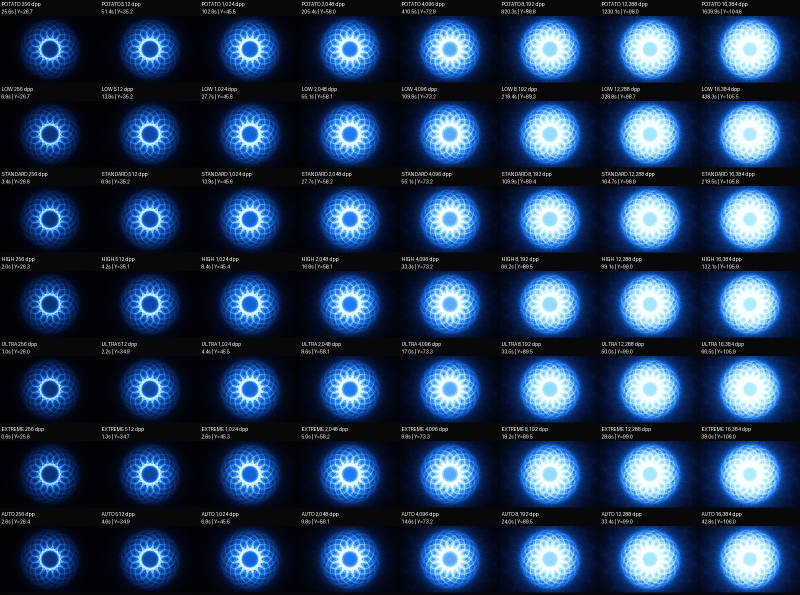
#> input picture ISSUE3B_MEASUREMENTS.jpg, 1600 x 1190 px (shown at 1/2 size)
$ python -i analyze_issue3b.py   (imports and definitions only)
#> lines starting #> are read from the running program, lines starting #| are printed output that depends on the picture
#> further down, picture is the input picture: PIL image 1600x1190 RGB; mean R, G, B 34.8, 58.6, 92.9
"""Analyze actual Issue 3B budget-crossing captures (pip install pillow numpy)."""
import argparse
import json
from pathlib import Path

import numpy as np
from PIL import Image, ImageDraw, ImageFilter

parser = argparse.ArgumentParser(description=__doc__)
# [3 lines not run here, left out]
entries = []
# [19 lines not run here, left out]


def luminance(im):
    return np.asarray(im, dtype=float) @ np.array([.2126, .7152, .0722])


def local_structure(im):
    # Use Pillow's standard 8-bit L conversion consistently for both exposures.
    grey = im.convert('L').filter(ImageFilter.GaussianBlur(1))
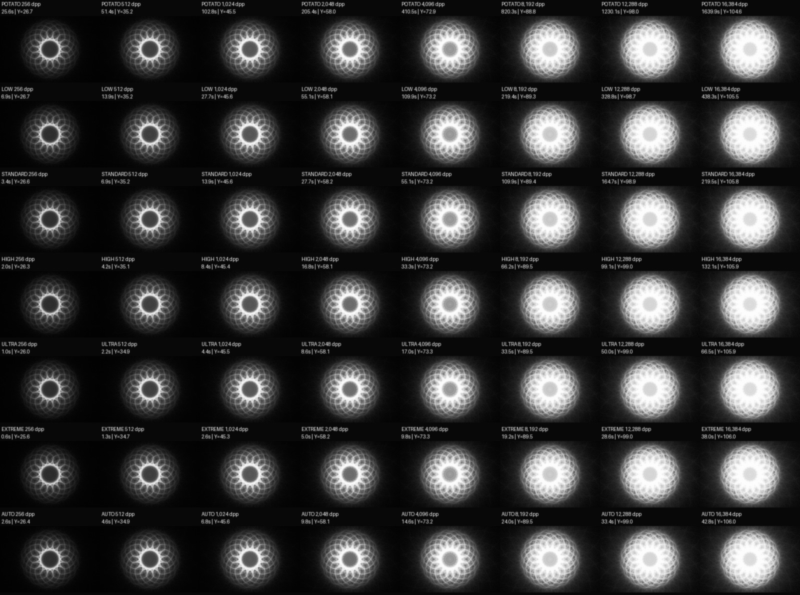
#> grey: PIL image 1600x1190 L (shown at 1/2 size); min 1, max 254, mean 55.1
    return np.asarray(grey, dtype=float)-np.asarray(grey.filter(ImageFilter.GaussianBlur(6)),dtype=float)
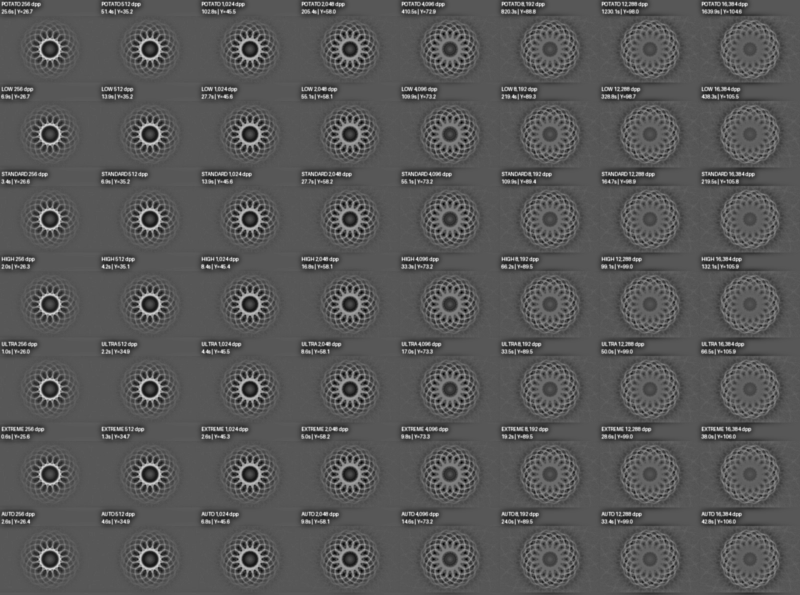
#> returned value: shape (1190, 1600) float64 (shown at 1/2 size); min -61, max 116, mean 0; drawn with min black and max white


def correlation(a, b, mask):
    a = a[mask]-a[mask].mean()
    b = b[mask]-b[mask].mean()
    norm = np.linalg.norm(a)*np.linalg.norm(b)
    return float(a@b/norm) if norm else 0.0


lines = ['# Issue 3B candidate exposure measurements', '',
    'Actual live production crossings before the policy change; 1200 x 800, DPR 1. '
    'All eight candidates are sampled along each fresh exposure. Times include capture overhead. '
    'Potato ran concurrently with one other tier in isolated Chrome sessions. '
    'Reported FPS/rates show any contention; no accelerated rendering or estimated wall times are used.', '',
    'Brightness is Rec.709 luma (0-255). Lit coverage uses blue >16/255, matching Issue 3. '
    'Ring: radius 0.55-1.0; peripheral web: 0.9-1.6; radius uses half the canvas height. '
    'Local correlation compares 1px-smoothed grayscale minus its 6px low-pass against '
    'the SAME tier/exposure at 16,384 dpp. Brightness/clipping differences can reduce '
    'central correlation without implying missing 16-fold geometry. Central radius <0.55.', '',
    '| Tier | Dpp target | Actual dpp | Seconds | Frames | Attempted deposits | FPS | Renders/s | Luma | Blue mean | Lit % | Ring lit % | Web lit % | Local corr | Web corr | Central corr |',
    '|---|---:|---:|---:|---:|---:|---:|---:|---:|---:|---:|---:|---:|---:|---:|---:|']
montage = Image.new('RGB',(1600,170*len(entries)),(8,8,12))
draw = ImageDraw.Draw(montage)
# [33 lines not run here, left out]

>>> from PIL import Image
>>> picture = Image.open('../../../ISSUE3B_MEASUREMENTS.jpg')
>>> result = local_structure(picture)
